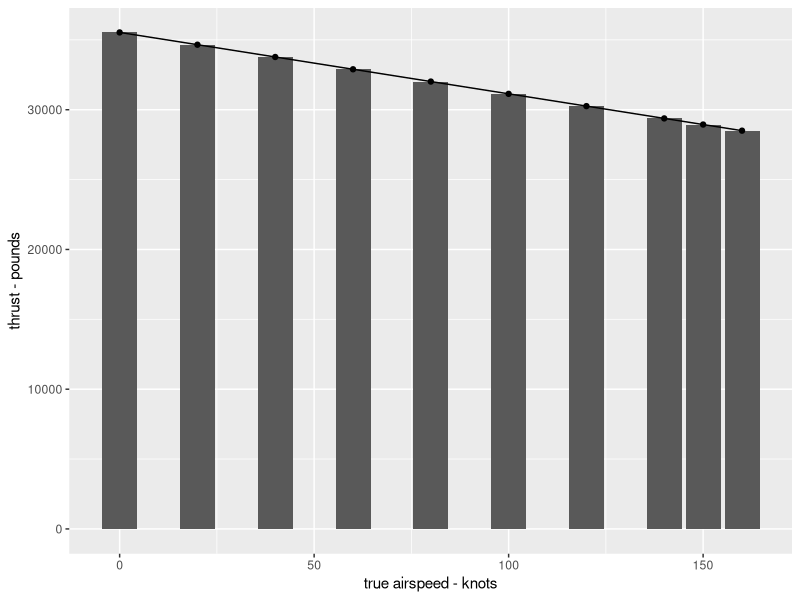
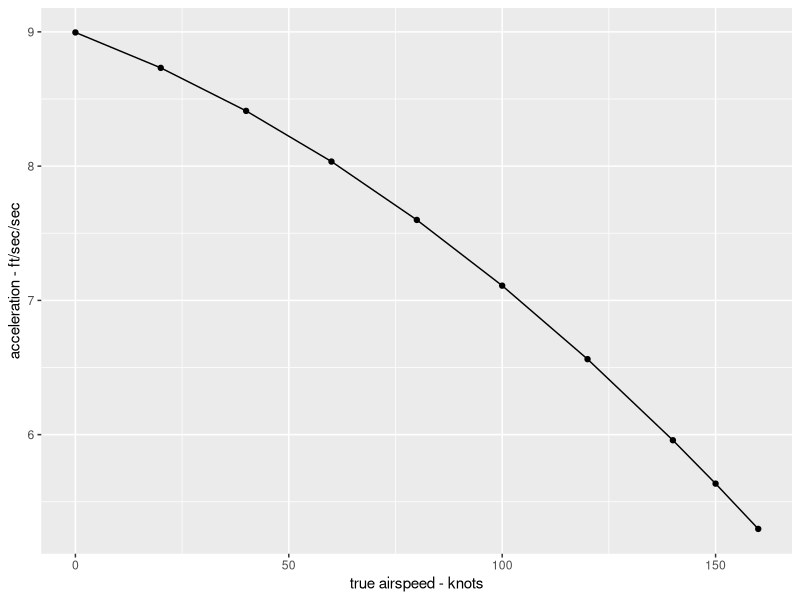

The R source for these figures, in order:
################################################################################
# blake.R                                                                      #
# Replicates the takeoff performance model from Blake (2009), p. 18-12         #
################################################################################

library(ggplot2)

# Clear the console
cat("\014")

################################################################################
# Constants definition                                                         #
################################################################################

g <- 32.174                                                                     # Gravitational acceleration constant in slugs per cubic foot, assuming a non-oblate, non-rotating Earth

################################################################################
# Variables definition - Atmosphere                                            #
################################################################################

rho <- .002377                                                                  # Air density in slugs per cubic foot

w   <- 0                                                                        # Starting headwind in knots

################################################################################
# Variable definition - Runway                                                 #
################################################################################

mu    <- .0165                                                                  # Dimensionless coefficient of rolling friction  used in the Blake (2009) example, p. 18-11

theta <- 0                                                                      # Runway slope in degrees. Assumed to be zero as a positive slope in one runway heading would cancel out the negative slope in the reciprocal heading

Hp  <- 0                                                                        # Geopotential pressure altitude in feet

################################################################################
# Variables definition - Aircraft                                              #
################################################################################

W <- 240000                                                                     # Aircraft weight in pounds

S     <- 1951                                                                   # Reference wing area in square feet

CL    <- 1.6087                                                                 # Dimensionless lift coefficient

CD    <- .08 + mu * CL                                                          # Dimensionless drag coefficient (adjusted so that CD - mu * CL = .08 as per Blake's (2009) example)

################################################################################
# Variables definition - Speeds                                                #
################################################################################

GS      <- c(0, 20, 40, 60, 80, 100, 120, 140, 150, 160)                        # Groundspeed increments (in knots) at which the acceleration is calculated
TAS     <- GS + w                                                               # True airspeed (groundspeed + wind)

################################################################################
# Variables definition - Engines                                               #
################################################################################

# T   <- 35532
T     <- c("0" = 35532, "20" = 34653, "40" = 33775, "60" = 32896, "80" = 32014, "100" = 31139, "120" = 30260, "140" = 29381, "150" = 28942, "160" = 28503) # Thrust of each engine in pounds for a given true airspeed

################################################################################
# Estimate the decrease in thrust from an airspeed increase in Table 18-2      #
################################################################################

# Values for thrust T of each engine (in pounds) for increments in true airspeed TAS
T <- c(35532, 34653, 33775, 32896, 32014, 31139, 30260, 29381, 28942, 28503)    # Thrust
TAS <- c(0, 20, 40, 60, 80, 100, 120, 140, 150, 160)                            # True airspeed
d <- data.frame(T, TAS)

# Build the model
model <- lm(d) # Linear regression model to estimate by how much the thrust in pounds decreases for every one extra knot in airspeed
coef(model)[2] # For every knot of change in TAS, the thrust T changes by this much

# Use the model to predict thrust at every TAS
T_hat <- vector(length = length(T)) # Initialize the estimate vector, of the same length as T
T_hat[1] <- T[1]  # Starting thrust at zero TAS
for (i in 2:10) {
  T_hat[i] <- T_hat[i-1] + (TAS[i] - TAS[i-1]) * coef(model)[2] # Estimate thrust at each TAS
  T_hat[i] <- round(T_hat[i], digits = 0)                       # Round off the thrust value
}

# Correlation coefficient of actual and estimated thrusts
cor(T, T_hat) # The near-perfect correlation is almost too good to be true for the Blake values of T to be empirical, and suggests that Blake assumed a fixed value equal coef(model)[2] to model thrust decrease over TAS

# Display the results in tabular form
d_hat <- data.frame(TAS, T, T_hat, res = T - T_hat) # Original and estimated values side-by-side with residual error in units of pounds
d_hat

# Display the results in chart form
ggplot(data = d_hat) +
  geom_col(aes(x = TAS, y = T)) +       # Bar chart of Blake's values
  geom_line(aes(x = TAS, y = T_hat)) +  # Line chart of model predictions
  geom_point(aes(x = TAS, y = T_hat)) + # Points of model predictions
  xlab("true airspeed - knots") +
  ylab("thrust - pounds")

################################################################################
# Acceleration calculation                                                     #
################################################################################

q     <- (rho * (TAS * 1.68781)^2) / 2                                          # Dynamic pressure. The speed is converted to feet per second

a     <- g / W * (T * 2 - (mu * W) - (CD - (mu * CL)) * (q * S) - (W * sin(theta))) # Acceleration in feet per second per second

################################################################################
# Display results in a table as per page 18-12 of Blake (2009)                 #
################################################################################

d <- cbind("GS - knots" = GS, "TAS - knots" = TAS, "Dynamic pressure" = round(q, digits = 2), "F - thrust" = T, "F - slope" = theta, "μW" = mu * W, "(CD-μCL)qS" = round((CD - (mu * CL)) * (q * S), digits = 0), "accel ft/sec/sec" = round(a, digits = 1), "accel knots/sec" = round(a / 1.68781, digits = 1))

rownames(d) <- NULL                                                             # Remove row names from the d matrix

d                                                                               # Output results to the console

d_plot <- data.frame(TAS, a)                                                    # Prepare a data frame for plotting

ggplot(data = d_plot, aes(x = TAS, y = a)) +                                    # Replicate table 18-1 of Blake (2009)
  geom_line() +
  geom_point() +
  xlab("true airspeed - knots") +
  ylab("acceleration - ft/sec/sec")

################################################################################
# Step integration of distance as per Table 18-2 of Blake (2019)               #
################################################################################

cum <- 0                                                                        # Initialize the cumulative takeoff distance

out1 <- array(                                                                   # Initialize an array to display the results later
  dim = c(0, 5),
  dimnames = list(NULL, c("GS - knots", "TAS - knots", "accel ft/sec/sec", "s - feet", "Σs - feet"))
)

for (i in 1:length(GS)) {                                                       # For each groundspeed increment in the Blake (2009) example in Table 18-2
  avg <- ifelse(GS[i] == 0, GS[i], mean(c(GS[i-1], GS[i])))                     # Calculate the average speed (i.e., midpoint speed), skipping the zero speed row
  inc <- ifelse(GS[i] == 0, GS[i], GS[i] - GS[i-1])                             # Calculate the speed increment (i.e., new speed minus previous speed), skipping the zero speed row
  acc <- mean(c(a[i-1], a[i]))                                                  # Calculate the average acceleration (i.e., midpoint acceleration)
  dis <- avg * inc * 1.6878^2 / acc                                             # Calculate the distance covered in that increment (converting speed from knots to feet/s)
  cum <- cum + dis                                                              # Increment the cumulative (total) distance by that incremental distance
  out1 <- rbind(out1, c(GS[i], TAS[i], round(a[i], digits = 1), round(dis, digits = 0), round(cum, digits = 0))) # Save incremental results for later display to the console
}

out1                                                                             # Output results to the console

################################################################################
# Add wind effects as per Table 18-10a of Blake (2019)                         #
################################################################################

# Blake (2009) is not consistent in the speed increments across examples, so we have to redefine the key values used in the takeoff distance calculations

w   <- 20                                                                       # Now assume a positive headwind in knots
GS  <- c(0, 20, 40, 60, 80, 100, 120, 130)                                      # Use new groundspeed increments (in knots) at which the acceleration is calculated
TAS <- GS + w                                                                   # Add the headwind to the airspeed
# T   <- 35532
T   <- c(34653, 33775, 32896, 32017, 31139, 30260, 29381, 28942)                # Impute new thrust values given by Blake (2009) for the new airspeed
q   <- (rho * (TAS * 1.68781)^2) / 2                                            # Update the dynamic pressure. The speed is converted to feet per second
a   <- g / W * (T * 2 - (mu * W) - (CD - (mu * CL)) * (q * S) - (W * sin(theta))) # Acceleration in feet per second per second

d <- cbind("GS - knots" = GS, "TAS - knots" = TAS, "Dynamic pressure" = round(q, digits = 2), "F - thrust" = T, "F - slope" = theta, "μW" = mu * W, "(CD-μCL)qS" = round((CD - (mu * CL)) * (q * S), digits = 0), "accel ft/sec/sec" = round(a, digits = 1), "accel knots/sec" = round(a / 1.68781, digits = 1))

rownames(d) <- NULL                                                             # Remove row names from the d matrix

d                                                                               # Output results to the console

# Now we calculate the effect of headwind on distance as per Table 18-10b of Blake (2009)                                                                        # Initialize the cumulative takeoff distance

cum2 <- 0                                                                        # Initialize the cumulative takeoff distance

out2 <- array(                                                                   # Initialize an array to display the results later
  dim = c(0, 5),
  dimnames = list(NULL, c("GS - knots", "TAS - knots", "accel ft/sec/sec", "s - feet", "Σs - feet"))
)

for (i in 1:length(GS)) {                                                       # For each true speed increment in the Blake (2009) example in Table 18-2
  avg  <- ifelse(GS[i] == 0, 0, mean(c(GS[i-1], GS[i])))                        # Calculate the average speed (i.e., midpoint speed), skipping the zero speed row
  inc  <- ifelse(GS[i] == 0, 0, GS[i] - GS[i-1])                                # Calculate the speed increment (i.e., new speed minus previous speed), skipping the zero speed row
  acc  <- mean(c(a[i-1], a[i]))                                                 # Calculate the average acceleration (i.e., midpoint acceleration)
  dis  <- avg * inc * 1.6878^2 / acc                                            # Calculate the distance covered in that increment (converting speed from knots to feet/s)
  cum2 <- cum2 + dis                                                            # Increment the cumulative (total) distance by that incremental distance
  out2  <- rbind(out2, c(GS[i], TAS[i], round(a[i], digits = 1), round(dis, digits = 0), round(cum2, digits = 0))) # Save incremental results for later display to the console
}

out2                                                                            # Output results to the console

s1 <- out1[which(out1[,"TAS - knots"] == 150),"Σs - feet"]                              # Pull distance covered at 150 knots airspeed with no headwind
s2 <- out2[which(out2[,"TAS - knots"] == 150),"Σs - feet"]                            # Pull distance covered at 150 knots airspeed with headwind

s1 - s2                                                                         # Takeoff distance avoidance thanks to headwind

s1
s2

# s1 = 4630 feet, no wind, decreasing thrust
# s2 = 3546 feet, 20 knot headwind, decreasing thrust
# 
# s1 = 3921 feet, no wind, constant thrust
# s2 = 2971 feet, 20 knot headwind, constant thrust
# 
# s1 = 709 feet longer with decreasing thrust (18.08% longer than constant thrust)
# s2 = 575 feet longer with decreasing thrust (19.35% longer than constant thrust)























